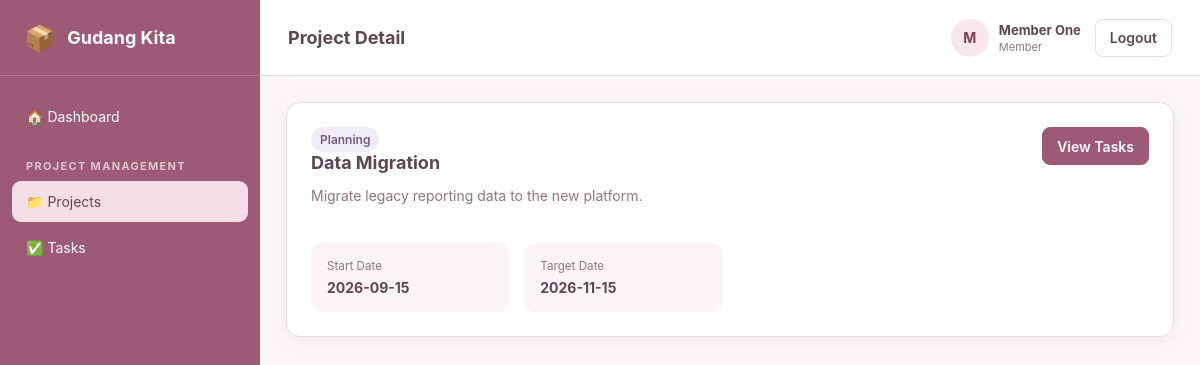
/?page=projects&action=view&id=2 (signed in), run on the app's committed database.
### tables this page shows
CREATE TABLE projects (
 id INT UNSIGNED AUTO_INCREMENT PRIMARY KEY,
 name VARCHAR(150) NOT NULL,
 description TEXT NOT NULL,
 status ENUM('Planning','Active','Completed','Archived') NOT NULL DEFAULT 'Planning',
 start_date DATE NOT NULL,
 target_date DATE NOT NULL,
 created_at TIMESTAMP NOT NULL DEFAULT CURRENT_TIMESTAMP,
 updated_at TIMESTAMP NOT NULL DEFAULT CURRENT_TIMESTAMP ON UPDATE CURRENT_TIMESTAMP,
 INDEX idx_projects_status(status), INDEX idx_projects_target(target_date),
 CONSTRAINT chk_project_dates CHECK(target_date >= start_date)
);

### app/Controller/BaseController.php (called while the page is built, shortened)
<?php
abstract class BaseController {
 protected function view(string $view,array $data=[]): void { $data['currentUser']=Auth::user();$data['csrfField']=CsrfToken::field();$data['pageTitle']=$data['pageTitle']??'Project Activity';extract($data,EXTR_SKIP);include BASE_PATH.'/views/layouts/app.php'; }
}

### app/Controller/ProjectController.php (called while the page is built, shortened)
<?php
final class ProjectController extends BaseController {
 private ProjectRepository $repo; public function __construct(\PDO $pdo){parent::__construct($pdo);$this->repo=new ProjectRepository($pdo);}
 public function show(int $id):void{$p=$this->repo->find($id);if(!$p){http_response_code(404);require BASE_PATH.'/views/404.php';return;}if(Auth::role()==='Member' && !in_array((string)$id,array_map('strval',array_column($this->repo->forMember(Auth::id()),'id')),true)){http_response_code(403);require BASE_PATH.'/views/403.php';return;}$this->view('projects/show',['pageTitle'=>'Project Detail','project'=>$p]);}
}

### app/Repository/ProjectRepository.php (called while the page is built, shortened)
<?php
final class ProjectRepository {
 public function find(int $id): ?array { $s=$this->pdo->prepare('SELECT * FROM projects WHERE id=?'); $s->execute([$id]); return $s->fetch()?:null; }
}

### app/Support/helpers.php (called while the page is built, shortened)
<?php
function e(mixed $v): string { return htmlspecialchars((string)$v, ENT_QUOTES, 'UTF-8'); }

### views/projects/show.php (the view)
<div class="card detail-card"><div class="detail-header"><div><span class="badge status-<?=strtolower($project['status'])?>"><?=e($project['status'])?></span><h2><?=e($project['name'])?></h2><p class="muted"><?=e($project['description'])?></p></div><a class="btn btn-primary" href="?page=tasks&project_id=<?=$project['id']?>">View Tasks</a></div><div class="detail-grid"><div><small>Start Date</small><strong><?=e($project['start_date'])?></strong></div><div><small>Target Date</small><strong><?=e($project['target_date'])?></strong></div></div></div>

### public/assets/css/style.css (style rules this page uses)
:root { --primary:#9d5a74;--primary-dark:#7f4059;--soft:#f8edf1;--line:#eadce2;--text:#5d4650;--muted:#8c7880;--white:#fff;--danger:#b8545c;--success:#3f8a68;--shadow:0 4px 18px rgba(100,55,70,.08) }
* { box-sizing:border-box }
body { margin:0;font-family:Inter,system-ui,-apple-system,BlinkMacSystemFont,"Segoe UI",sans-serif;background:#fbf7f9;color:var(--text);font-size:14px }
a { text-decoration:none;color:inherit }
.card { background:#fff;border:1px solid var(--line);border-radius:14px;box-shadow:var(--shadow);margin-bottom:20px }
.card-header h2,.detail-header h2 { margin:0 0 5px;font-size:18px }
.muted { color:var(--muted) }
.badge { display:inline-flex;padding:5px 9px;border-radius:999px;background:#f2e8ec;color:#75485a;font-size:12px;font-weight:600 }
.status-to-do,.status-planning { background:#f1edf6;color:#6e5a82 }
.btn { display:inline-flex;align-items:center;justify-content:center;min-height:38px;padding:8px 14px;border:1px solid var(--line);background:#fff;border-radius:8px;color:var(--text);font-weight:600 }
.btn-primary { background:var(--primary);border-color:var(--primary);color:#fff }
.detail-card { padding:24px }
.detail-header { display:flex;justify-content:space-between;gap:20px;align-items:flex-start;margin-bottom:25px }
.detail-grid { display:grid;grid-template-columns:repeat(4,1fr);gap:15px }
.detail-grid>div { background:#fbf5f7;border-radius:10px;padding:16px }
.detail-grid small { display:block;color:var(--muted);margin-bottom:6px }
html,body { max-width:100%;overflow-x:hidden }
.content,.card,.table-wrap { min-width:0;max-width:100%;overflow-x:hidden }

### data on the page
projects: status "Planning", name "Data Migration", description "Migrate legacy reporting data to the new platform.", start_date "2026-09-15", target_date "2026-11-15"

### other printed values
$pageTitle "Project Detail"
substr($currentUser['name']??'U',0,1) "M"
$currentUser['name'] "Member One"
$currentUser['role'] "Member"
